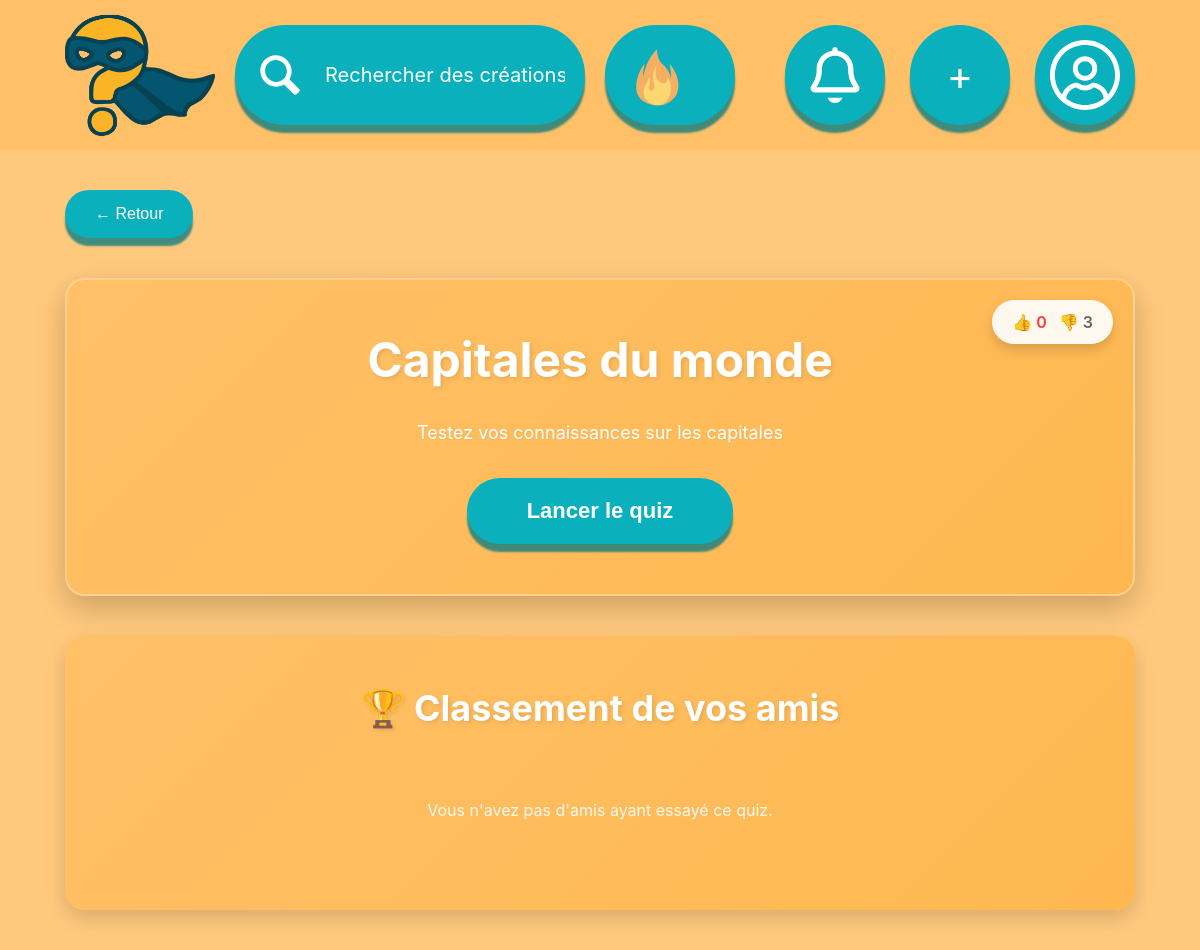
Screenshot of /index.php?page=pageInterQuiz&type=standard&id=1 (signed in) with the database file from the repository.
### tables this page shows
CREATE TABLE quiz(
                id INTEGER PRIMARY KEY AUTOINCREMENT,
                user_id INTEGER,
                title TEXT NOT NULL,
                description TEXT,
                difficulty INTEGER,
                disponibilite TEXT,
                date DATE,
                genre TEXT NOT NULL,
                FOREIGN KEY (user_id) REFERENCES users(id) ON DELETE CASCADE,
                CHECK (genre IN ('flashcard','standard','test')),
                CHECK (disponibilite IN ('public','private','ami'))
            );

### src/controllers/PageInterController.php (called while the page is built, shortened)
<?php
require_once ROOT . '/src/models/PageInterModel.php';
require_once ROOT . '/config/config.php';
class PageInterController
{
    private PageInterModel $model;
    public function __construct()
    {
        $this->db = getDbConnection();
        $this->model = new PageInterModel($this->db);
    }
    public function index($quizId,$type)
    {
        if (isset($_SESSION['id'])) {
            $userId = $_SESSION['id'];
        } else {
            $userId = null;
        }
        $quizInfo = $this->model->getQuizInfo($quizId);
        $friendsLeaderboard = $this->model->getFriendsLeaderboard($quizId, $userId);
        $reactions = $this->model->getQuizReactions($quizId);
        require ROOT . '/src/views/quiz/pageInterQuiz.php';
    }
}
?>

### config/config.php (called while the page is built, shortened)
<?php
function getDbConnection() {
    try{
        $conn = new PDO("sqlite:" . ROOT . "/database/database.db");
        $conn->setAttribute(PDO::ATTR_ERRMODE, PDO::ERRMODE_EXCEPTION);
    }catch(PDOException $e){
        die("Connection failed: " . $e->getMessage());
    }catch(Exception $e){
        die("Error: " . $e->getMessage());
    }
    return $conn;
}
?>

### src/models/PageInterModel.php (called while the page is built, shortened)
<?php
class PageInterModel
{
    private $db;
    public function __construct($db)
    {
        $this->db = $db;
    }
    public function getQuizInfo(int $quizId): array
    {
        $stmt = $this->db->prepare("
            SELECT id, title, description
            FROM quiz
            WHERE id = ?
        ");
        $stmt->execute([$quizId]);
        return $stmt->fetch(PDO::FETCH_ASSOC) ?: [];
    }
    public function getQuizReactions(int $quizId): array
    {
        $stmtLikes = $this->db->prepare("
            SELECT COUNT(*) as nbjaime
            FROM likes
            WHERE quiz_id = ?
        ");
        $stmtLikes->execute([$quizId]);
        $likes = $stmtLikes->fetch(PDO::FETCH_ASSOC);
        $stmtDislikes = $this->db->prepare("
            SELECT COUNT(*) as nbjaimepas
            FROM dislikes
            WHERE quiz_id = ?
        ");
        $stmtDislikes->execute([$quizId]);
        $dislikes = $stmtDislikes->fetch(PDO::FETCH_ASSOC);
        return [
            'nbjaime' => $likes['nbjaime'] ?? 0,
            'nbjaimepas' => $dislikes['nbjaimepas'] ?? 0
        ];
    }
}
?>

### src/views/quiz/pageInterQuiz.php (the view, shortened to what this page needs)
<?php
    require __DIR__ . '/../partials/header.php';
?>
<div class="inter-quiz-container">
    <button class="btn-back" onclick="window.location.href='?page=home'">
        ← Retour
    </button>
    <div class="quiz-info">
        <div class="quiz-reactions">
            <div class="reactions-display">
                <span class="reaction-count like">👍 <?= htmlspecialchars($reactions['nbjaime'] ?? 0) ?></span>
                <span class="reaction-count dislike">👎 <?= htmlspecialchars($reactions['nbjaimepas'] ?? 0) ?></span>
            </div>
        </div>
        <h1><?= htmlspecialchars($quizInfo['title'] ?? 'Quiz') ?></h1>
        <div class="quiz-description">
            <p><?= htmlspecialchars($quizInfo['description'] ?? 'Pas de description disponible') ?></p>
        </div>
        <button class="btn-launch" onclick="window.location.href='?page=<?= $type ?>&id=<?= $quizId ?>'">
            Lancer le quiz
        </button>
    </div>
    <?php if ($userId !== null): ?>
        <div class="friends-leaderboard">
            <h2>🏆 Classement de vos amis</h2>
            <?php if (!empty($friendsLeaderboard)): ?>
                <table class="leaderboard-table">
                    <thead>
                        <tr>
                            <th>Rang</th>
                            <th>Ami(e)</th>
                            <th>Meilleur score</th>
                            <th>Temps pris</th>
                            <th>Dernière réalisation</th>
                        </tr>
                    </thead>
                    <tbody>
                        <?php foreach ($friendsLeaderboard as $index => $friend): ?>
                            <tr>
                                <td class="rang"><?= $index + 1 ?></td>
                                <td class="nom"><?= htmlspecialchars( $friend['username']) ?></td>
                                <td class="score"><?= $friend['meilleur_score'] ? round($friend['meilleur_score']) . '%' : '-' ?></td>
                                <td class="temps"><?= $friend['tempsPris'] ? $friend['tempsPris'] : '-' ?></td>
                                <td class="date"><?= $friend['dateRealisation'] ? date('d/m/Y', strtotime($friend['dateRealisation'])) : '-' ?></td>
                            </tr>
                        <?php endforeach; ?>
                    </tbody>
                </table>
            <?php else: ?>
                <p class="no-friends">Vous n'avez pas d'amis ayant essayé ce quiz.</p>
            <?php endif; ?>
        </div>
    <?php endif; ?>
</div>

### public/assets/style/pageInterQuiz.css (style rules this page uses)
.inter-quiz-container { display: flex; flex-direction: column; gap: 40px; padding: 40px 65px; min-height: calc(100vh - 150px); background-color: #ffc97d; }
.btn-back { animation: slideInDown 0.5s ease-out; }
.quiz-info { animation: slideInUp 0.6s ease-out; }
.friends-leaderboard { animation: slideInUp 0.7s ease-out; }
.quiz-info { display: flex; flex-direction: column; gap: 30px; background: linear-gradient(135deg, #ffc067 0%, #ffb850 100%); padding: 50px; border-radius: 20px; box-shadow: 0px 12px 30px rgba(0, 0, 0, 0.2); border: 2px solid rgba(255, 255, 255, 0.3); transition: transform 0.3s ease, box-shadow 0.3s ease; position: relative; }
.quiz-info h1 { font-size: 48px; color: #fff; margin: 0; font-weight: 700; text-align: center; text-shadow: 2px 2px 4px rgba(0, 0, 0, 0.1); }
.quiz-description { display: flex; justify-content: center; }
.quiz-description p { font-size: 18px; color: #fff; line-height: 1.6; max-width: 600px; text-align: center; margin: 0; text-shadow: 1px 1px 2px rgba(0, 0, 0, 0.05); }
.quiz-reactions { position: absolute; top: 20px; right: 20px; display: flex; align-items: center; gap: 0; padding: 0; background: transparent; border-radius: 0; border: none; }
.reactions-display { display: flex; gap: 12px; align-items: center; background: rgba(255, 255, 255, 0.9); padding: 12px 20px; border-radius: 50px; box-shadow: 0px 6px 12px rgba(0, 0, 0, 0.15); }
.reaction-count { background: transparent; padding: 0; border-radius: 0; font-size: 16px; font-weight: 600; box-shadow: none; transition: all ease-out 0.2s; }
.reaction-count.like { color: #ff3b3b; }
.reaction-count.dislike { color: #666; }
.btn-launch { align-self: center; background: #0ab1bd; color: white; padding: 20px 60px; border: none; border-radius: 50px; font-size: 22px; font-weight: 600; cursor: pointer; box-shadow: 0px 8px 2px #007881bf; transition: all ease-out 0.2s; user-select: none; }
.friends-leaderboard { display: flex; flex-direction: column; gap: 30px; background: linear-gradient(135deg, #ffc067 0%, #ffb850 100%); padding: 50px; border-radius: 20px; box-shadow: 0px 8px 20px rgba(0, 0, 0, 0.15); }
.friends-leaderboard h2 { font-size: 36px; color: #fff; margin: 0; font-weight: 700; text-align: center; text-shadow: 2px 2px 4px rgba(0, 0, 0, 0.1); transition: transform 0.3s ease, box-shadow 0.3s ease; }
.no-friends { text-align: center; color: rgba(255, 255, 255, 0.9); font-size: 16px; padding: 40px; margin: 0; }
.btn-back { align-self: flex-start; background: #0ab1bd; color: white; padding: 15px 30px; border: none; border-radius: 50px; font-size: 16px; font-weight: 500; cursor: pointer; box-shadow: 0px 8px 2px #007881bf; transition: all ease-out 0.2s; user-select: none; }

### public/assets/style/global.css (style rules this page uses)
body { font-family: 'Inter', sans-serif; background-color: #ffc97d; margin: 0; }

### rows the page displays
quiz: title "Capitales du monde", description "Testez vos connaissances sur les capitales"

### other values shown
$reactions['nbjaime'] "0"
$reactions['nbjaimepas'] "3"
